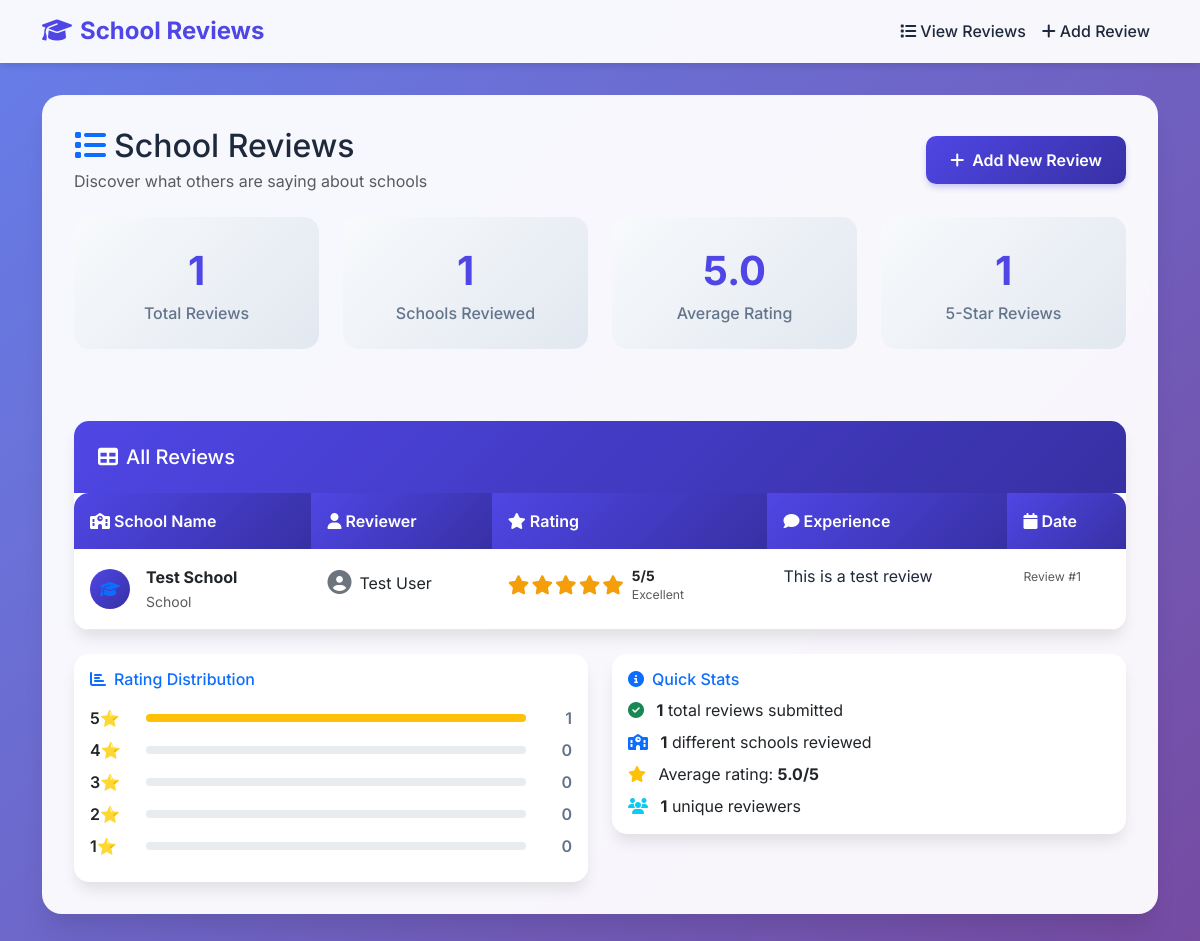
The app's page /reviews, older data.
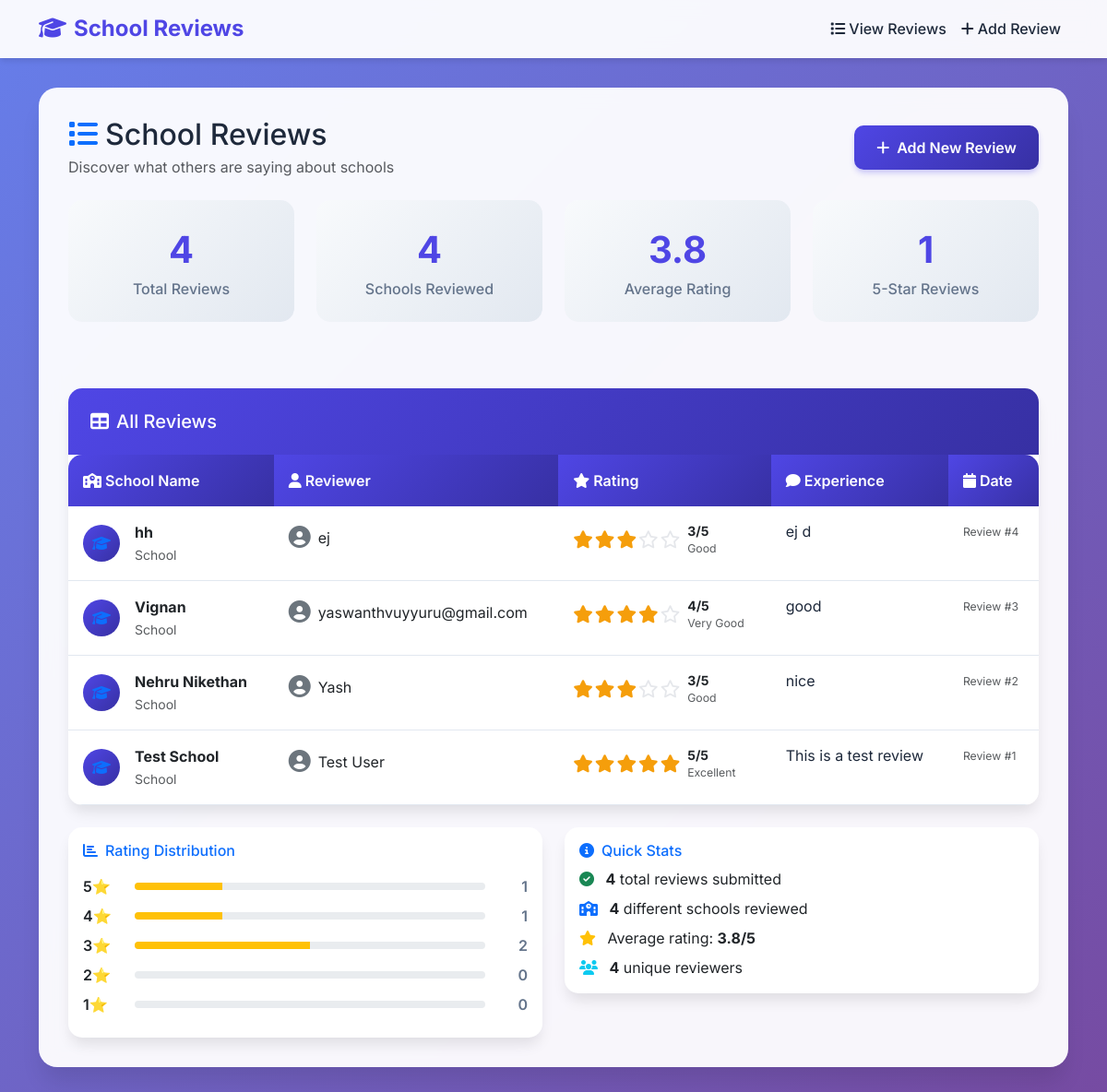
The same page, newer data.
### tables this page shows
CREATE TABLE reviews (
                id INTEGER PRIMARY KEY AUTOINCREMENT,
                school_name TEXT NOT NULL,
                reviewer_name TEXT NOT NULL,
                rating INTEGER NOT NULL,
                comment TEXT NOT NULL
            );

### app.py (the view)
@app.route('/reviews')
def reviews():
    connection = get_db_connection()
    if connection:
        try:
            cursor = connection.cursor()
            if app.config['DATABASE_TYPE'] == 'mysql':
                cursor.execute("SELECT * FROM reviews ORDER BY id DESC")
            else:
                cursor.execute("SELECT * FROM reviews ORDER BY id DESC")
            reviews_list = cursor.fetchall()
            cursor.close()
            connection.close()
            return render_template('reviews.html', reviews=reviews_list)
        except Exception as e:
            flash(f'Error fetching reviews: {e}', 'error')
            return render_template('reviews.html', reviews=[])
    else:
        flash('Database connection error!', 'error')
        return render_template('reviews.html', reviews=[])

### templates/reviews.html (shortened to what this page needs)
{% extends "base.html" %}
{% block content %}
<div class="row">
    <div class="col-12">
        <div class="d-flex justify-content-between align-items-center mb-4">
            <div>
                <h2 class="mb-1">
                    <i class="fas fa-list me-2 text-primary"></i>School Reviews
                </h2>
                <p class="text-muted mb-0">Discover what others are saying about schools</p>
            </div>
            <a href="{{ url_for('add_review') }}" class="btn btn-primary">
                <i class="fas fa-plus me-2"></i>Add New Review
            </a>
        </div>
        {% if reviews %}
        <div class="row mb-4">
            <div class="col-md-3 col-sm-6 mb-3">
                <div class="stats-card">
                    <div class="stats-number">{{ reviews|length }}</div>
                    <div class="stats-label">Total Reviews</div>
                </div>
            </div>
            <div class="col-md-3 col-sm-6 mb-3">
                <div class="stats-card">
                    <div class="stats-number">{{ reviews|map(attribute='school_name')|unique|list|length }}</div>
                    <div class="stats-label">Schools Reviewed</div>
                </div>
            </div>
            <div class="col-md-3 col-sm-6 mb-3">
                <div class="stats-card">
                    <div class="stats-number">
                        {% set avg_rating = reviews|map(attribute='rating')|sum / reviews|length %}
                        {{ "%.1f"|format(avg_rating) }}
                    </div>
                    <div class="stats-label">Average Rating</div>
                </div>
            </div>
            <div class="col-md-3 col-sm-6 mb-3">
                <div class="stats-card">
                    <div class="stats-number">
                        {% set five_star = reviews|selectattr('rating', 'equalto', 5)|list|length %}
                        {{ five_star }}
                    </div>
                    <div class="stats-label">5-Star Reviews</div>
                </div>
            </div>
        </div>
        {% endif %}
        {% if reviews %}
            <div class="card">
                <div class="card-header">
                    <h5 class="mb-0">
                        <i class="fas fa-table me-2"></i>All Reviews
                    </h5>
                </div>
                <div class="card-body p-0">
                    <div class="table-responsive">
                        <table class="table table-hover mb-0">
                            <thead>
                                <tr>
                                    <th><i class="fas fa-school me-1"></i>School Name</th>
                                    <th><i class="fas fa-user me-1"></i>Reviewer</th>
                                    <th><i class="fas fa-star me-1"></i>Rating</th>
                                    <th><i class="fas fa-comment me-1"></i>Experience</th>
                                    <th><i class="fas fa-calendar me-1"></i>Date</th>
                                </tr>
                            </thead>
                            <tbody>
                                {% for review in reviews %}
                                <tr class="fade-in" style="animation-delay: {{ loop.index * 0.1 }}s;">
                                    <td>
                                        <div class="d-flex align-items-center">
                                            <div class="school-icon me-3">
                                                <i class="fas fa-graduation-cap text-primary"></i>
                                            </div>
                                            <div>
                                                <strong class="d-block">{{ review.school_name }}</strong>
                                                <small class="text-muted">School</small>
                                            </div>
                                        </div>
                                    </td>
                                    <td>
                                        <div class="d-flex align-items-center">
                                            <div class="avatar me-2">
                                                <i class="fas fa-user-circle text-secondary"></i>
                                            </div>
                                            <span>{{ review.reviewer_name }}</span>
                                        </div>
                                    </td>
                                    <td>
                                        <div class="rating-display">
                                            <div class="rating-stars">
                                                {% for i in range(5) %}
                                                    {% if i < review.rating %}
                                                        <i class="fas fa-star filled"></i>
                                                    {% else %}
                                                        <i class="far fa-star"></i>
                                                    {% endif %}
                                                {% endfor %}
                                            </div>
                                            <span class="rating-text ms-2">
                                                <strong>{{ review.rating }}/5</strong>
                                                <small class="text-muted d-block">
                                                    {% if review.rating == 5 %}Excellent{% endif %}
                                                    {% if review.rating == 4 %}Very Good{% endif %}
                                                    {% if review.rating == 3 %}Good{% endif %}
                                                </small>
                                            </span>
                                        </div>
                                    </td>
                                    <td>
                                        <div class="comment-preview">
                                            <div class="comment-text" title="{{ review.comment }}">
                                                {{ review.comment[:100] }}{% if review.comment|length > 100 %}...{% endif %}
                                            </div>
                                        </div>
                                    </td>
                                    <td>
                                        <div class="date-info">
                                            <small class="text-muted">
                                                {% if review.id %}
                                                    Review #{{ review.id }}
                                                {% endif %}
                                            </small>
                                        </div>
                                    </td>
                                </tr>
                                {% endfor %}
                            </tbody>
                        </table>
                    </div>
                </div>
            </div>
            <div class="mt-4">
                <div class="row">
                    <div class="col-md-6">
                        <div class="card">
                            <div class="card-body">
                                <h6 class="card-title text-primary">
                                    <i class="fas fa-chart-bar me-2"></i>Rating Distribution
                                </h6>
                                <div class="rating-distribution">
                                    {% for i in range(5, 0, -1) %}
                                    {% set count = reviews|selectattr('rating', 'equalto', i)|list|length %}
                                    {% set percentage = (count / reviews|length * 100)|round %}
                                    <div class="rating-bar">
                                        <span class="rating-label">{{ i }}⭐</span>
                                        <div class="progress">
                                            <div class="progress-bar bg-warning" style="width: {{ percentage }}%"></div>
                                        </div>
                                        <span class="rating-count">{{ count }}</span>
                                    </div>
                                    {% endfor %}
                                </div>
                            </div>
                        </div>
                    </div>
                    <div class="col-md-6">
                        <div class="card">
                            <div class="card-body">
                                <h6 class="card-title text-primary">
                                    <i class="fas fa-info-circle me-2"></i>Quick Stats
                                </h6>
                                <ul class="list-unstyled mb-0">
                                    <li class="mb-2">
                                        <i class="fas fa-check-circle text-success me-2"></i>
                                        <strong>{{ reviews|length }}</strong> total reviews submitted
                                    </li>
                                    <li class="mb-2">
                                        <i class="fas fa-school text-primary me-2"></i>
                                        <strong>{{ reviews|map(attribute='school_name')|unique|list|length }}</strong> different schools reviewed
                                    </li>
                                    <li class="mb-2">
                                        <i class="fas fa-star text-warning me-2"></i>
                                        Average rating: <strong>{{ "%.1f"|format(reviews|map(attribute='rating')|sum / reviews|length) }}/5</strong>
                                    </li>
                                    <li>
                                        <i class="fas fa-users text-info me-2"></i>
                                        <strong>{{ reviews|map(attribute='reviewer_name')|unique|list|length }}</strong> unique reviewers
                                    </li>
                                </ul>
                            </div>
                        </div>
                    </div>
                </div>
            </div>
        {% endif %}
    </div>
</div>
{% endblock %}

### templates/base.html (shortened to what this page needs)
<!DOCTYPE html>
<html lang="en">
<head>
    <link href="https://cdn.jsdelivr.net/npm/bootstrap@5.3.0/dist/css/bootstrap.min.css" rel="stylesheet">
    <link href="https://cdnjs.cloudflare.com/ajax/libs/font-awesome/6.4.0/css/all.min.css" rel="stylesheet">
</head>
<body>
    <nav class="navbar navbar-expand-lg navbar-light">
        <div class="container">
            <a class="navbar-brand" href="{{ url_for('reviews') }}">
                <i class="fas fa-graduation-cap me-2 floating"></i>School Reviews
            </a>
            <div class="collapse navbar-collapse" id="navbarNav">
                <ul class="navbar-nav ms-auto">
                    <li class="nav-item">
                        <a class="nav-link" href="{{ url_for('reviews') }}">
                            <i class="fas fa-list me-1"></i>View Reviews
                        </a>
                    </li>
                    <li class="nav-item">
                        <a class="nav-link" href="{{ url_for('add_review') }}">
                            <i class="fas fa-plus me-1"></i>Add Review
                        </a>
                    </li>
                </ul>
            </div>
        </div>
    </nav>
    <div class="container">
        <div class="main-container fade-in">
            {% block content %}{% endblock %}
        </div>
    </div>
</body>
</html>

Row changes from the older to the newer data that the page shows:
added reviews: school_name "hh", reviewer_name "ej", rating "3", shows "Good", comment "ej d", id "4"
added reviews: school_name "Vignan", reviewer_name "yaswanthvuyyuru@gmail.com", rating "4", shows "Very Good", comment "good", id "3"
added reviews: school_name "Nehru Nikethan", reviewer_name "Yash", rating "3", shows "Good", comment "nice", id "2"
Text that changed along with them:
{{ reviews|length }}: "1" → "4"
{{ reviews|map(attribute='school_name')|unique|list|length }}: "1" → "4"
{{ "%.1f"|format(avg_rating) }}: "5.0" → "3.8"
{{ "%.1f"|format(reviews|map(attribute='rating')|sum / reviews|length) }}: "5.0" → "3.8"
{{ reviews|map(attribute='reviewer_name')|unique|list|length }}: "1" → "4"
new list line: "4 1"
new list line: "3 2"
list line gone: "4 0"
list line gone: "3 0"
